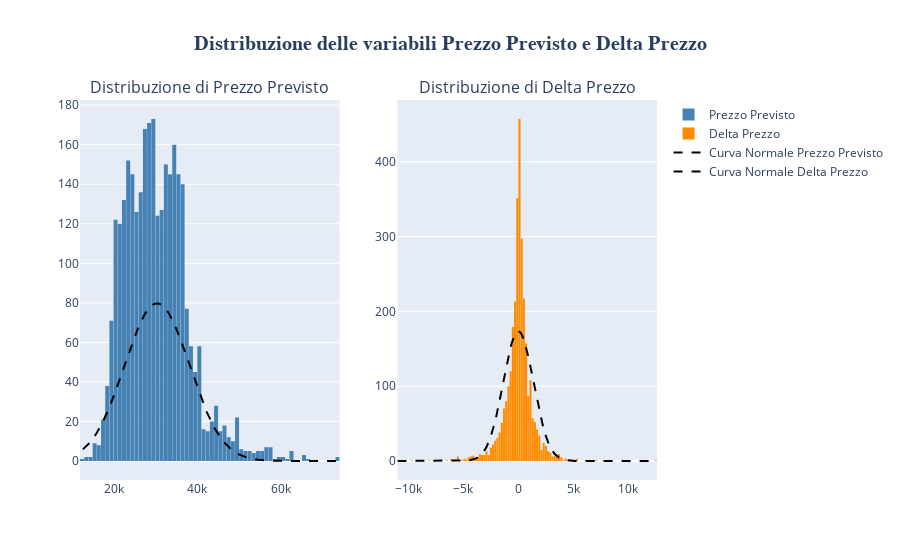

The notebook cell saved with this chart:
### Code cell
plot_price_prediction_distributions(data_ml)

### Figure 1 — Plotly figure (JSON) as saved in the notebook; plotly's stock layout.template omitted (floating-point values rounded to 4 significant figures; data arrays with more than 128 entries replaced by an {"elided": "..."} marker saying what was removed)
{"data": [{"marker": {"color": "steelblue"}, "name": "Prezzo Previsto", "nbinsx": 120, "type": "histogram", "x": {"elided": "3043 float values"}, "xaxis": "x", "yaxis": "y"}, {"marker": {"color": "darkorange"}, "name": "Delta Prezzo", "nbinsx": 120, "type": "histogram", "x": {"elided": "3043 float values"}, "xaxis": "x2", "yaxis": "y2"}, {"line": {"color": "black", "dash": "dash"}, "mode": "lines", "name": "Curva Normale Prezzo Previsto", "type": "scatter", "x": {"elided": "300 float values"}, "xaxis": "x", "y": {"elided": "300 float values"}, "yaxis": "y"}, {"line": {"color": "black", "dash": "dash"}, "mode": "lines", "name": "Curva Normale Delta Prezzo", "type": "scatter", "x": {"elided": "300 float values"}, "xaxis": "x2", "y": {"elided": "300 float values"}, "yaxis": "y2"}], "layout": {"annotations": [{"font": {"size": 16}, "showarrow": false, "text": "Distribuzione di Prezzo Previsto", "x": 0.225, "xanchor": "center", "xref": "paper", "y": 1, "yanchor": "bottom", "yref": "paper"}, {"font": {"size": 16}, "showarrow": false, "text": "Distribuzione di Delta Prezzo", "x": 0.775, "xanchor": "center", "xref": "paper", "y": 1, "yanchor": "bottom", "yref": "paper"}], "bargap": 0.05, "showlegend": true, "title": {"font": {"family": "Arial", "size": 20, "weight": "bold"}, "text": "Distribuzione delle variabili Prezzo Previsto e Delta Prezzo", "x": 0.5, "xanchor": "center"}, "xaxis": {"anchor": "y", "domain": [0, 0.45]}, "xaxis2": {"anchor": "y2", "domain": [0.55, 1]}, "yaxis": {"anchor": "x", "domain": [0, 1]}, "yaxis2": {"anchor": "x2", "domain": [0, 1]}}}
